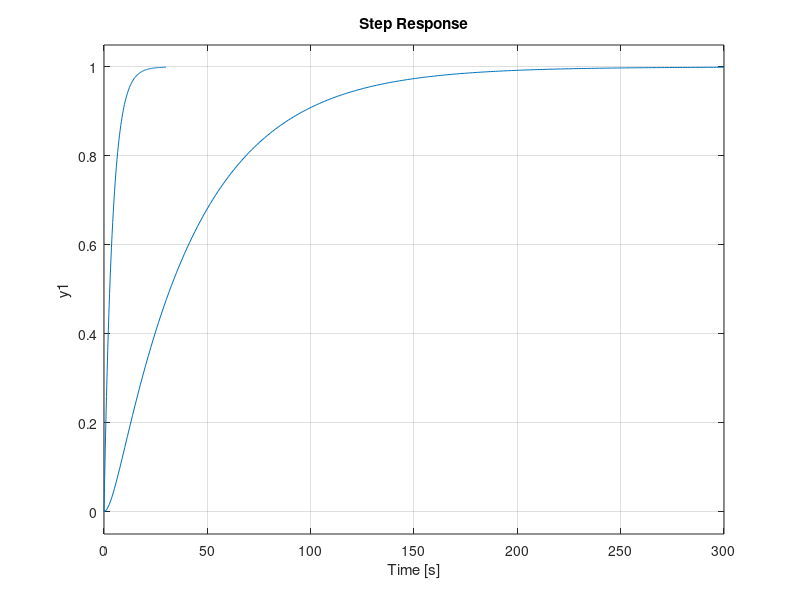
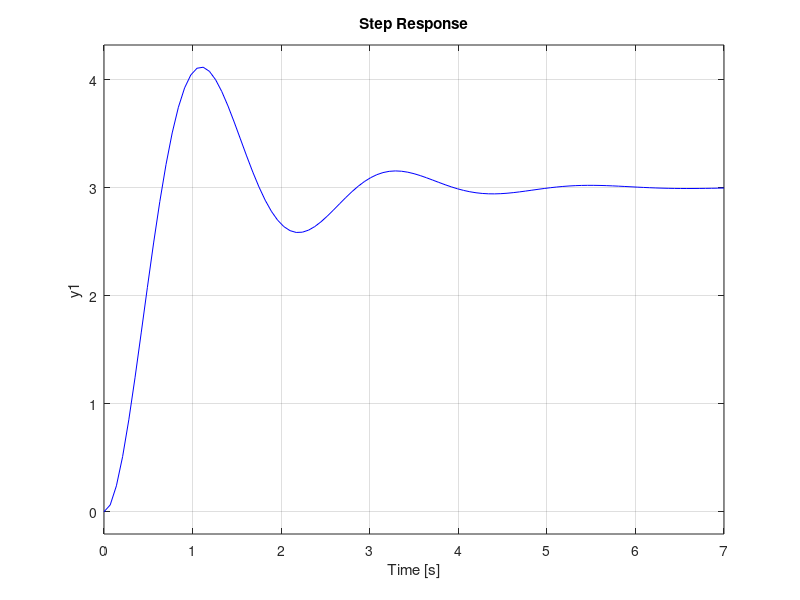
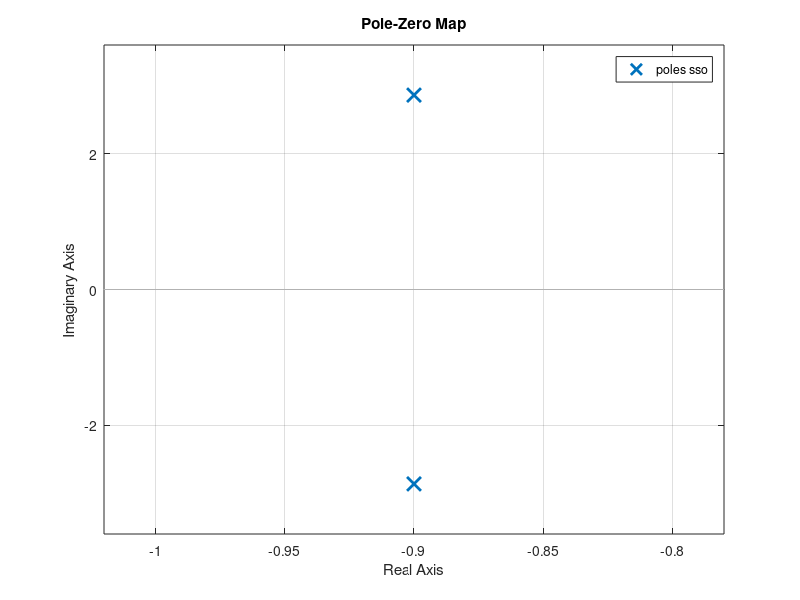
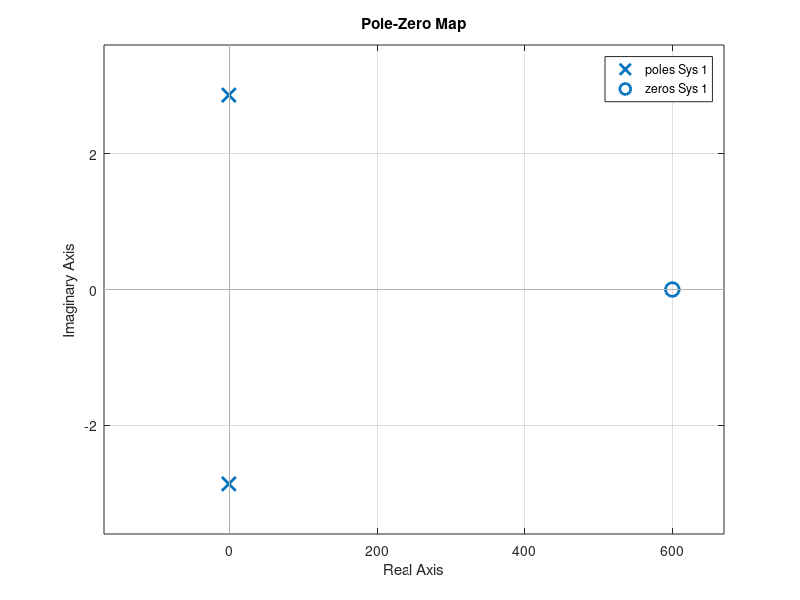

MATLAB code for these plots, in order:
clear
close all
clc

%--------------primer orden-------------
k=1;
tao=4;
spo=tf(k,[tao 1]);
subplot(3,1,1)
step(spo)

za = tf([-0.005*tao 1],1);
% h=za*spo;
% figure
% pzmap(h)
subplot(3,1,2)
% hold on
step(spo*za)

%figure
%pzmap(spo*za)

pa = tf(1,[10*tao 1]);
% h=pa*spo;
% figure
% pzmap(h)
subplot(3,1,3)
step(spo)
hold on
step(spo*pa)

% figure
% pzmap(spo*za)

%--------------segundo orden-------------
e=0.3;
wn=2;
k=3;
sso=tf(k*wn^2,[1 2*e*wn wn^2]); 
figure
%subplot(3,1,1)
step(sso,'k')

wn = 1;
sso=tf(k*wn^2,[1 2*e*wn wn^2]); 
hold on
step(sso,'r')

wn = 3;
sso=tf(k*wn^2,[1 2*e*wn wn^2]); 

step(sso,'b')
figure
pzmap(sso)
figure
za = tf([-1/600 1],1);  % probar con 10%, 5% 2%
pzmap(sso*za)
%subplot(3,1,2)
figure
step(sso,'k')
hold on
step(sso*za, '.r')

pa = tf(1,[1/0.5 1]);
figure
pzmap(sso*pa)
figure
%subplot(3,1,3)
step(sso)
hold on
step(sso*pa, '.r')

figure
pzmap(sso*za)



e1=0.6;
wn1=2;
h1=tf(wn1^2,[1 2*e1*wn1 wn1^2]);
e2=0.6;
wn2=2.3;
h2=tf(wn2^2,[1 2*e2*wn2 wn2^2]);
figure
step(h1,'k');
hold on
step(h1*h2,'.r');

figure

pzmap(h1*h2)




